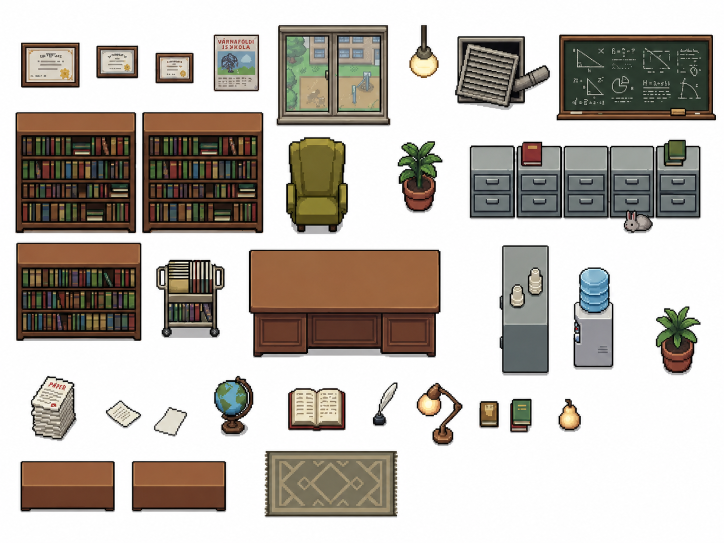
#> input picture client/.edgeone/assets/assets/maps/teacher_office/提取图.png, 1448 x 1086 px, found by its file name (shown at 1/2 size)
$ python extract_sprites_teacher_office.py
#> lines starting #> are read from the running program, lines starting #| are printed output that depends on the picture; after the words box and inside, x2 and y2 are one past the last pixel; in counts of white or black regions, pixels touching at a corner belong together
"""
教师办公室提取图分割脚本 (PIL版本，无需OpenCV)
处理白底散列提取图，提取物品为 256x256 RGBA PNG
"""
from PIL import Image
import numpy as np
import os

INPUT_PATH = r'E:\Happy-Child\client\public\assets\maps\teacher_office\提取图.png'
OUTPUT_DIR = r'E:\Happy-Child\client\public\assets\maps\teacher_office\教师办公室物品_sprites'

def flood_fill_bfs(mask, start_y, start_x):
    """BFS连通域标记，返回区域内所有坐标"""
    coords = []
    stack = [(start_y, start_x)]
    h, w = mask.shape
    while stack:
        y, x = stack.pop()
        if y < 0 or y >= h or x < 0 or x >= w:
            continue
        if mask[y, x]:
            mask[y, x] = False
            coords.append((y, x))
            stack.extend([(y+1, x), (y-1, x), (y, x+1), (y, x-1)])
    return coords

def extract_items():
    img = Image.open(INPUT_PATH).convert('RGBA')
    arr = np.array(img)
    print(f"Loaded image: {arr.shape}")
#| Loaded image: (1086, 1448, 4)

    # Detect white background
    r, g, b, a = arr[:, :, 0], arr[:, :, 1], arr[:, :, 2], arr[:, :, 3]
#> a: shape (1086, 1448); every value is 255
    white_mask = (r > 240) & (g > 240) & (b > 240) & (a > 200)
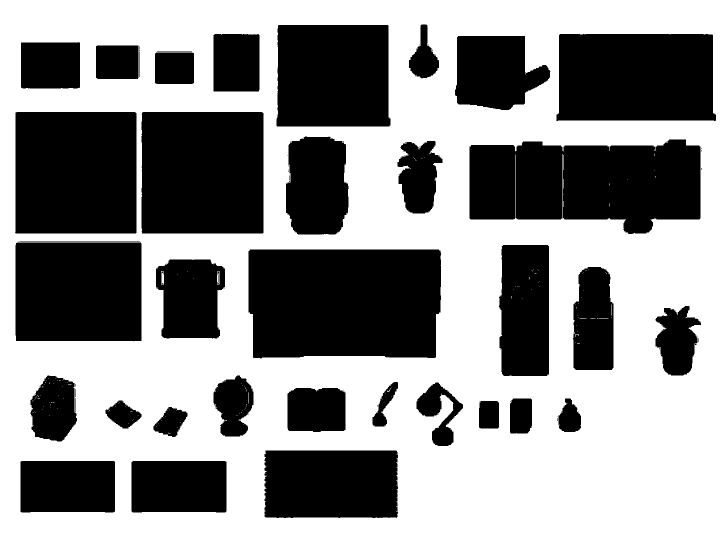
#> white_mask: shape (1086, 1448) bool (shown at 1/2 size); 56.1% white; 165 black regions (121 under 20 px), largest, box (x1, y1, x2, y2) and area: (497, 499, 882, 717) 80951, (939, 279, 1401, 468) 70251, (284, 224, 527, 467) 59042

    # Items are NOT white
    item_mask = ~white_mask

    h, w = item_mask.shape
#> h = 1086; w = 1448
    visited = item_mask.copy()
    components = []

    for y in range(h):
        for x in range(w):
            if visited[y, x]:
                coords = flood_fill_bfs(visited, y, x)
                if len(coords) >= 200:  # min area
                    ys = [c[0] for c in coords]
                    xs = [c[1] for c in coords]
                    min_y, max_y = min(ys), max(ys)
                    min_x, max_x = min(xs), max(xs)
                    components.append({
                        'coords': coords,
                        'bbox': (min_x, min_y, max_x, max_y),
                        'area': len(coords)
                    })
#> visited: shape (1086, 1448) bool; every value is 0
#> after the loop, components = 33 items

    # Sort by Y then X of bbox center
    components.sort(key=lambda c: (c['bbox'][1] + c['bbox'][3]) / 2 + (c['bbox'][0] + c['bbox'][2]) / (w * 100))
    print(f"Found {len(components)} valid components")
#| Found 33 valid components

    os.makedirs(OUTPUT_DIR, exist_ok=True)

    saved = 0
    for idx, comp in enumerate(components, start=1):
        min_x, min_y, max_x, max_y = comp['bbox']
        content_w = max_x - min_x + 1
        content_h = max_y - min_y + 1

        # Skip thin fragments
        if content_w < 10 or content_h < 10:
            print(f"  Skip item_{idx:02d}: too small ({content_w}x{content_h})")
            continue
        if comp['area'] < 300:
            print(f"  Skip item_{idx:02d}: too few pixels ({comp['area']})")
            continue

        # Create mask image
        mask = np.zeros((h, w), dtype=np.uint8)
        for cy, cx in comp['coords']:
            mask[cy, cx] = 255

        # Extract with padding
        padding = 8
        x1 = max(0, min_x - padding)
        y1 = max(0, min_y - padding)
        x2 = min(w, max_x + 1 + padding)
        y2 = min(h, max_y + 1 + padding)

        crop_rgba = arr[y1:y2, x1:x2].copy()
        crop_mask = mask[y1:y2, x1:x2]
        crop_rgba[:, :, 3] = crop_mask

        # Get actual crop dimensions (may differ from bbox due to image bounds)
        crop_h, crop_w = crop_rgba.shape[:2]

        # Create 256x256 canvas
        canvas = np.zeros((256, 256, 4), dtype=np.uint8)

        # Scale to fit
        max_content = 236
        scale = min(max_content / crop_w, max_content / crop_h, 1.0)
        new_w = max(1, int(crop_w * scale))
        new_h = max(1, int(crop_h * scale))

        pil_crop = Image.fromarray(crop_rgba, 'RGBA')
        if new_w != crop_w or new_h != crop_h:
            pil_resized = pil_crop.resize((new_w, new_h), Image.NEAREST)
        else:
            pil_resized = pil_crop

        offset_x = (256 - new_w) // 2
        offset_y = (256 - new_h) // 2
        canvas[offset_y:offset_y+new_h, offset_x:offset_x+new_w] = np.array(pil_resized)

        Image.fromarray(canvas, 'RGBA').save(os.path.join(OUTPUT_DIR, f'item_{idx:02d}.png'), 'PNG')
        saved += 1
        print(f"  Saved item_{idx:02d}: {content_w}x{content_h} -> {new_w}x{new_h} (area={comp['area']})")
#> this loop made 33 passes
#> (min_x, min_y, max_x, max_y, content_w, content_h, x1, y1) on passes 1 to 12: (818, 49, 877, 156, 60, 108, 810, 41), (192, 91, 276, 157, 85, 67, 184, 83), (427, 68, 518, 182, 92, 115, 419, 60), (42, 84, 159, 176, 118, 93, 34, 76), (310, 105, 387, 167, 78, 63, 302, 97), (910, 72, 1100, 219, 191, 148, 902, 64), (553, 50, 780, 252, 228, 203, 545, 42), (1113, 68, 1431, 241, 319, 174, 1105, 60), (30, 224, 272, 466, 243, 243, 22, 216), (284, 224, 526, 466, 243, 243, 276, 216), (795, 282, 884, 426, 90, 145, 787, 274), (572, 274, 695, 468, 124, 195, 564, 266)
#> (min_x, min_y, max_x, max_y, content_w, content_h) on pass 14: (39, 483, 279, 483, 241, 1)
#|   Saved item_01: 60x108 -> 76x124 (area=3403)
#|   Saved item_02: 85x67 -> 101x83 (area=5686)
#|   Saved item_03: 92x115 -> 108x131 (area=10545)
#|   Saved item_04: 118x93 -> 134x109 (area=10830)
#|   Saved item_05: 78x63 -> 94x79 (area=4900)
#|   Saved item_06: 191x148 -> 207x164 (area=20977)
#|   Saved item_07: 228x203 -> 236x211 (area=44982)
#|   Saved item_08: 319x174 -> 235x133 (area=53407)
#> (further printed lines are left out)
#> pass 1, in extract_items, `crop_rgba = arr[y1:y2, x1:x2].copy()`:
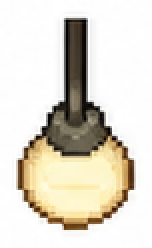
#> crop_rgba: shape (124, 76, 4) (shown 2 times larger); mean R, G, B, A 222.3, 216.9, 204.9, 255
#> pass 1, in extract_items, `crop_mask = mask[y1:y2, x1:x2]`:
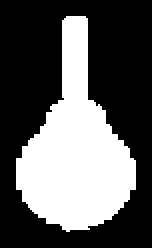
#> crop_mask: shape (124, 76) (shown 2 times larger); 36.1% white; 1 white region, box (x1, y1, x2, y2) and area: (8, 8, 68, 116) 3403
#> pass 1, in extract_items, `Image.fromarray(canvas, 'RGBA').save(os.path.join(OUTPUT_DIR, f'item_{..`:
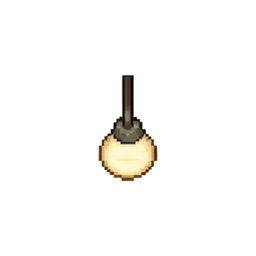
#> saved as item_01.png: PIL image 256x256 RGBA; mean R, G, B, A 32, 31.2, 29.5, 13.2; transparent parts drawn white
#> after the loop:
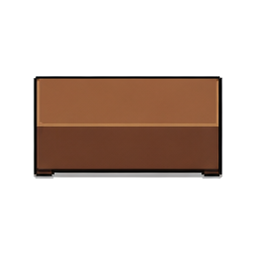
#> canvas: shape (256, 256, 4); mean R, G, B, A 56.2, 43.4, 36.4, 75.5; transparent parts drawn white
#> after the loop:
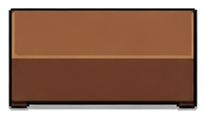
#> crop_rgba: shape (119, 206, 4); mean R, G, B, A 150.3, 116, 97.3, 201.9; transparent parts drawn white
#> after the loop:
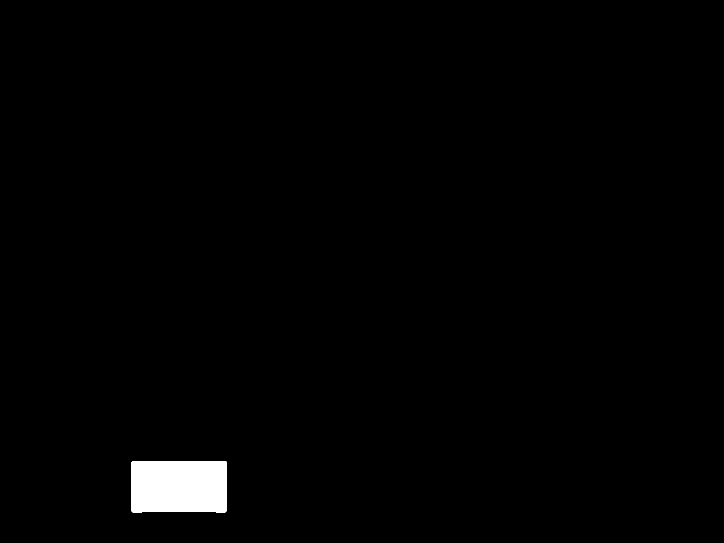
#> mask: shape (1086, 1448) (shown at 1/2 size); 1.2% white; 1 white region, box (x1, y1, x2, y2) and area: (263, 922, 453, 1025) 19409
#> after the loop, saved = 32

    print(f"\nTotal saved: {saved} sprites -> {OUTPUT_DIR}")
#| Total saved: 32 sprites -> E:\Happy-Child\client\public\assets\maps\teacher_office\教师办公室物品_sprites

if __name__ == '__main__':
    extract_items()
